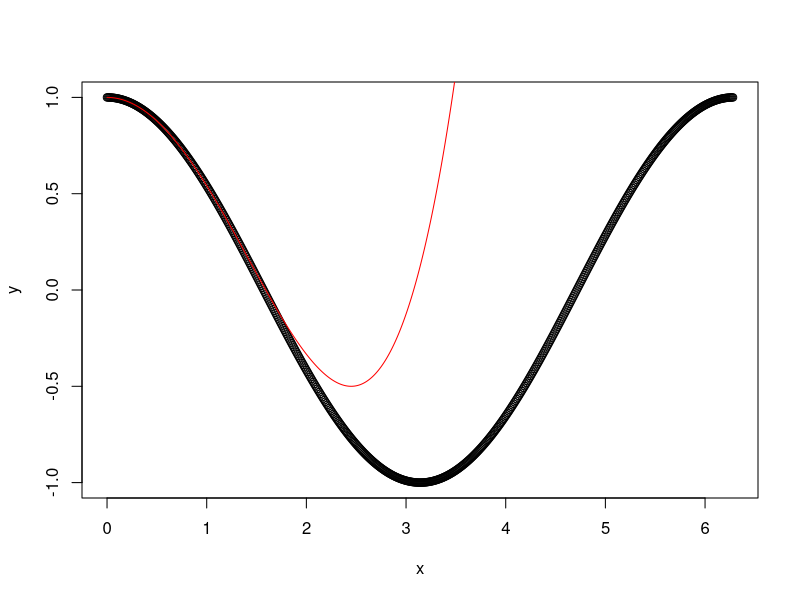

This chart was generated by the following R code:
# Autor: Elmar de Oliveira Uhl
# polinomio de Taylor do cos(x)

x <- seq(0,2*pi,0.01)

y <- cos(x)

plot(x,y)

y2 <- 1 - (x^2)/2 + (x^4)/24 #- (x^6)/720 + (x^8)/40320 - (x^10)/3628800 + (x^12)/479001600 - (x^14)/87178291200 + (x^16)/20922789888000

lines(x,y2, col="red")

